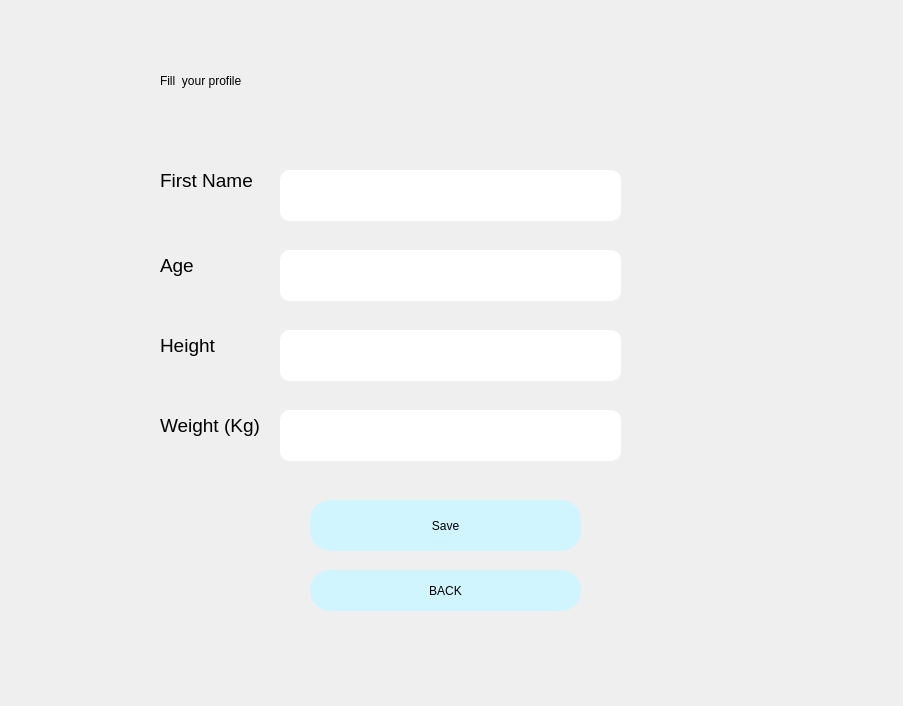
<?xml version="1.0" encoding="UTF-8"?>
<ui version="4.0">
 <class>MainWindow</class>
 <widget class="QMainWindow" name="MainWindow">
  <property name="geometry">
   <rect>
    <x>0</x>
    <y>0</y>
    <width>903</width>
    <height>706</height>
   </rect>
  </property>
  <property name="windowTitle">
   <string>MainWindow</string>
  </property>
  <widget class="QWidget" name="centralwidget">
   <widget class="QWidget" name="bgwidget" native="true">
    <property name="geometry">
     <rect>
      <x>0</x>
      <y>0</y>
      <width>1201</width>
      <height>801</height>
     </rect>
    </property>
    <property name="styleSheet">
     <string notr="true">background-color: url(:/MENU/Healthy.jpg);</string>
    </property>
    <widget class="QLabel" name="label">
     <property name="geometry">
      <rect>
       <x>160</x>
       <y>40</y>
       <width>341</width>
       <height>81</height>
      </rect>
     </property>
     <property name="styleSheet">
      <string notr="true">; color:rgb(0, 0, 0);
font: 75 36pt &quot;MS Shell Dlg 2&quot;;</string>
     </property>
     <property name="text">
      <string>Fill  your profile</string>
     </property>
    </widget>
    <widget class="QPushButton" name="signup">
     <property name="geometry">
      <rect>
       <x>310</x>
       <y>500</y>
       <width>271</width>
       <height>51</height>
      </rect>
     </property>
     <property name="styleSheet">
      <string notr="true">border-radius:20px;
background-color: rgb(208, 245, 255);
font: 14pt &quot;MS Shell Dlg 2&quot;;</string>
     </property>
     <property name="text">
      <string>Save</string>
     </property>
    </widget>
    <widget class="QLineEdit" name="username">
     <property name="geometry">
      <rect>
       <x>280</x>
       <y>170</y>
       <width>341</width>
       <height>51</height>
      </rect>
     </property>
     <property name="styleSheet">
      <string notr="true">background: rgb(255, 255, 255);
border-radius: 10px ;
font: 12pt &quot;MS Shell Dlg 2&quot;;</string>
     </property>
    </widget>
    <widget class="QLineEdit" name="Height_2">
     <property name="geometry">
      <rect>
       <x>280</x>
       <y>330</y>
       <width>341</width>
       <height>51</height>
      </rect>
     </property>
     <property name="styleSheet">
      <string notr="true">background: rgb(255, 255, 255);
border-radius: 10px ;
font: 12pt &quot;MS Shell Dlg 2&quot;;</string>
     </property>
    </widget>
    <widget class="QLabel" name="label_4">
     <property name="geometry">
      <rect>
       <x>160</x>
       <y>170</y>
       <width>101</width>
       <height>20</height>
      </rect>
     </property>
     <property name="font">
      <font>
       <family>MS Shell Dlg 2</family>
       <pointsize>14</pointsize>
       <weight>9</weight>
       <italic>false</italic>
       <bold>false</bold>
      </font>
     </property>
     <property name="styleSheet">
      <string notr="true">font: 75 14pt &quot;MS Shell Dlg 2&quot;;</string>
     </property>
     <property name="text">
      <string>First Name</string>
     </property>
    </widget>
    <widget class="QLabel" name="error">
     <property name="geometry">
      <rect>
       <x>440</x>
       <y>456</y>
       <width>341</width>
       <height>20</height>
      </rect>
     </property>
     <property name="styleSheet">
      <string notr="true">font: 12pt &quot;MS Shell Dlg 2&quot;; color:red;</string>
     </property>
     <property name="text">
      <string/>
     </property>
    </widget>
    <widget class="QLabel" name="Height">
     <property name="geometry">
      <rect>
       <x>160</x>
       <y>330</y>
       <width>81</width>
       <height>31</height>
      </rect>
     </property>
     <property name="font">
      <font>
       <family>MS Shell Dlg 2</family>
       <pointsize>14</pointsize>
       <weight>9</weight>
       <italic>false</italic>
       <bold>false</bold>
      </font>
     </property>
     <property name="styleSheet">
      <string notr="true">font: 75 14pt &quot;MS Shell Dlg 2&quot;;</string>
     </property>
     <property name="text">
      <string>Height</string>
     </property>
    </widget>
    <widget class="QLineEdit" name="Weight">
     <property name="geometry">
      <rect>
       <x>280</x>
       <y>410</y>
       <width>341</width>
       <height>51</height>
      </rect>
     </property>
     <property name="styleSheet">
      <string notr="true">background: rgb(255, 255, 255);
border-radius: 10px ;
font: 12pt &quot;MS Shell Dlg 2&quot;;</string>
     </property>
    </widget>
    <widget class="QLabel" name="label_9">
     <property name="geometry">
      <rect>
       <x>160</x>
       <y>250</y>
       <width>81</width>
       <height>31</height>
      </rect>
     </property>
     <property name="font">
      <font>
       <family>MS Shell Dlg 2</family>
       <pointsize>14</pointsize>
       <weight>9</weight>
       <italic>false</italic>
       <bold>false</bold>
      </font>
     </property>
     <property name="styleSheet">
      <string notr="true">font: 75 14pt &quot;MS Shell Dlg 2&quot;;</string>
     </property>
     <property name="text">
      <string>Age</string>
     </property>
    </widget>
    <widget class="QLabel" name="label_10">
     <property name="geometry">
      <rect>
       <x>160</x>
       <y>410</y>
       <width>101</width>
       <height>31</height>
      </rect>
     </property>
     <property name="font">
      <font>
       <family>MS Shell Dlg 2</family>
       <pointsize>14</pointsize>
       <weight>9</weight>
       <italic>false</italic>
       <bold>false</bold>
      </font>
     </property>
     <property name="styleSheet">
      <string notr="true">font: 75 14pt &quot;MS Shell Dlg 2&quot;;</string>
     </property>
     <property name="text">
      <string>Weight (Kg)</string>
     </property>
    </widget>
    <widget class="QPushButton" name="signup_2">
     <property name="geometry">
      <rect>
       <x>310</x>
       <y>570</y>
       <width>271</width>
       <height>41</height>
      </rect>
     </property>
     <property name="styleSheet">
      <string notr="true">border-radius:20px;
background-color: rgb(208, 245, 255);
font: 14pt &quot;MS Shell Dlg 2&quot;;</string>
     </property>
     <property name="text">
      <string>BACK</string>
     </property>
    </widget>
    <widget class="QLineEdit" name="Age">
     <property name="geometry">
      <rect>
       <x>280</x>
       <y>250</y>
       <width>341</width>
       <height>51</height>
      </rect>
     </property>
     <property name="styleSheet">
      <string notr="true">background: rgb(255, 255, 255);
border-radius: 10px ;
font: 12pt &quot;MS Shell Dlg 2&quot;;</string>
     </property>
    </widget>
    <widget class="QLabel" name="label_2">
     <property name="geometry">
      <rect>
       <x>0</x>
       <y>0</y>
       <width>903</width>
       <height>706</height>
      </rect>
     </property>
     <property name="maximumSize">
      <size>
       <width>16777215</width>
       <height>16777215</height>
      </size>
     </property>
     <property name="font">
      <font>
       <pointsize>14</pointsize>
      </font>
     </property>
     <property name="styleSheet">
      <string notr="true">background-image : url(:/MENU/ProfileBG.jpg);</string>
     </property>
     <property name="text">
      <string/>
     </property>
    </widget>
    <zorder>label_2</zorder>
    <zorder>label</zorder>
    <zorder>signup</zorder>
    <zorder>username</zorder>
    <zorder>Height_2</zorder>
    <zorder>label_4</zorder>
    <zorder>error</zorder>
    <zorder>Height</zorder>
    <zorder>Weight</zorder>
    <zorder>label_9</zorder>
    <zorder>label_10</zorder>
    <zorder>signup_2</zorder>
    <zorder>Age</zorder>
   </widget>
  </widget>
 </widget>
 <resources>
  <include location="MENU.qrc"/>
 </resources>
 <connections/>
</ui>
